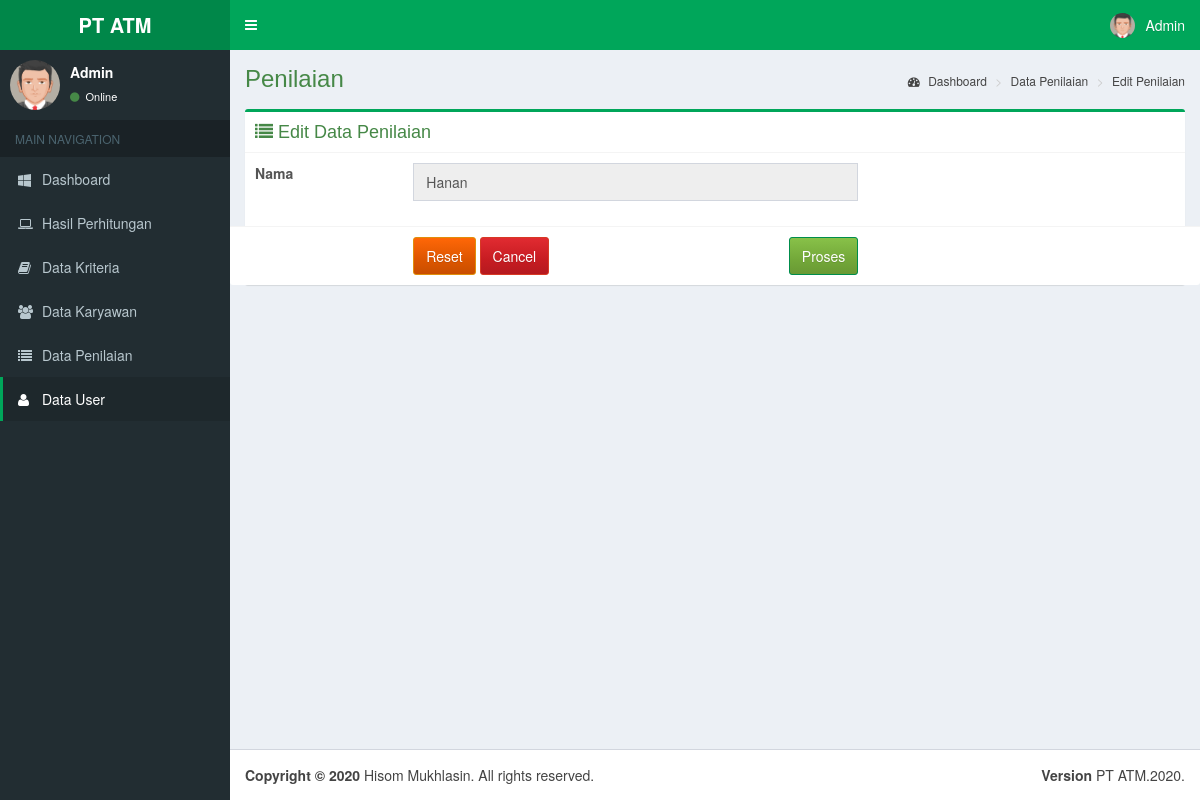
The page /edit-penilaian.php?id=1 (signed in) on the database as committed earlier.
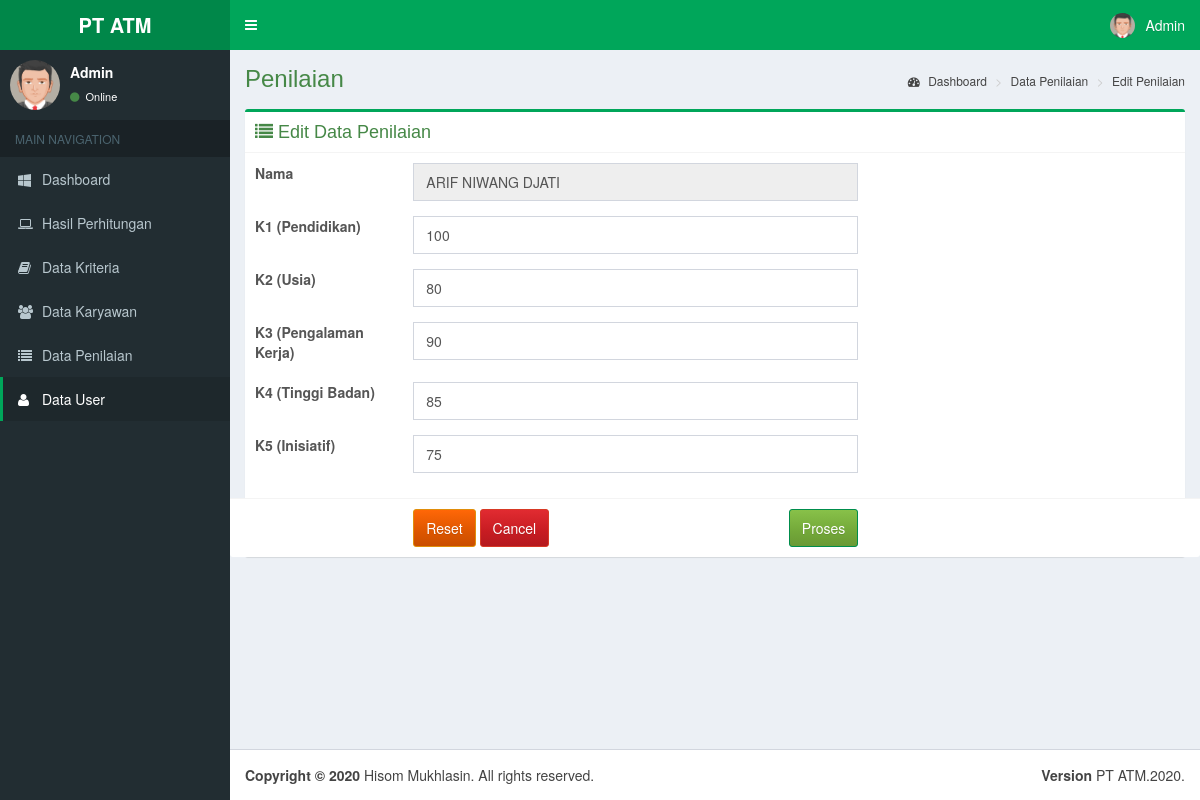
The same page on the database as committed later.
### tables this page shows
CREATE TABLE `karyawan` (
  `id_karyawan` int(11) NOT NULL AUTO_INCREMENT,
  `foto` varchar(100) NOT NULL DEFAULT '',
  `nama` varchar(100) NOT NULL,
  `email` varchar(100) NOT NULL,
  `nomor_telepon` varchar(20) NOT NULL,
  `alamat` varchar(255) NOT NULL,
  `jenis_kelamin` varchar(10) NOT NULL,
  `password` varchar(255) NOT NULL DEFAULT '',
  PRIMARY KEY (`id_karyawan`)
);

CREATE TABLE `nilai` (
  `id_nilai` int(11) NOT NULL AUTO_INCREMENT,
  `id_karyawan` int(11) NOT NULL,
  `id_kriteria` int(11) NOT NULL,
  `id_sub_kriteria` int(11) NOT NULL,
  `bobot` float NOT NULL,
  `value` varchar(100) NOT NULL DEFAULT '',
  `nilai` float DEFAULT '0',
  PRIMARY KEY (`id_nilai`)
);

CREATE TABLE `kriteria` (
  `id_kriteria` int(11) NOT NULL AUTO_INCREMENT,
  `kriteria` varchar(50) NOT NULL,
  `cost_benefit` varchar(10) NOT NULL,
  `tipe` varchar(10) NOT NULL DEFAULT 'Option',
  `limit` tinyint(1) NOT NULL,
  PRIMARY KEY (`id_kriteria`)
);

### edit-penilaian.php (the view, shortened to what this page needs)
<?php
include 'dbconf.php';
$id = $_GET['id'];
$result = $mysqli->query("SELECT *  FROM `karyawan` WHERE `id_karyawan` = " . $id);
$karyawan = $result->fetch_assoc();
?>
<!DOCTYPE html>
<html>
<head>
	<?php include 'layout/head.php'; ?>
</head>
<body class="hold-transition fixed skin-green sidebar-mini">
<div class="wrapper">
	<header class="main-header">
		<?php include 'layout/header.php'; ?>
	</header>
	<aside class="main-sidebar">
		<?php include 'layout/sidebar.php'; ?>
	</aside>
	<div class="content-wrapper">
		<section class="content-header">
			<h1 class="text-success">Penilaian</h1>
			<ol class="breadcrumb">
				<li><a href="dashboard-ui.php"><i class="fa fa-dashboard"></i> Dashboard</a></li>
				<li><a href="penilaian.php">Data Penilaian</a></li>
				<li><a href="edit-penilaian.php">Edit Penilaian</a></li>
			</ol>
		</section>
		<section class="content">
			<div class="box box-success">
				<div class="box-header with-border">
					<h3 class="box-title text-success"><i class="fa fa-list"> </i> Edit Data Penilaian</h3>
				</div>
				<form class="form-horizontal" enctype="multipart/form-data" method="post" action="proses-edit-penilaian.php?id=<?php echo $_GET['id']; ?>">
					<div class="row">
						<div class="col-xs-12">
							<?php
							$sql = "SELECT
								`nilai`.`id_nilai`,`kriteria`.`kriteria`,`nilai`.`value`,`nilai`.`nilai`
								FROM `nilai`
								JOIN `kriteria` ON `kriteria`.`id_kriteria` = `nilai`.`id_kriteria`
								WHERE `nilai`.`id_karyawan` = " . $id;
							$data = $mysqli->query($sql);
							?>
							<div class="box-body">
								<div class="form-group">
									<label for="nama" class="col-sm-2">Nama</label>
									<div class="col-sm-6">
										<input type="text" class="form-control" name="nama" id="nama" value="<?php echo $karyawan['nama']; ?>" placeholder="Nama" required readonly=""/>
									</div>
								</div>
								<?php if ($data->num_rows > 0): $no = 1; ?>
									<?php while ($row = $data->fetch_assoc()): ?>
										<div class="form-group">
											<label for="k1" class="col-sm-2">K<?php echo $no ?> (<?php echo $row['kriteria']?>)</label>
											<div class="col-sm-6">
												<input type="number" min="1" max="100" class="form-control" name="nilai[<?php echo $row['id_nilai'] ?>]" id="k<?php echo $no; ?>" required
												       placeholder="Bobot <?php echo $no++; ?>" value="<?php echo $row['nilai']; ?>">
											</div>
										</div>
									<?php endwhile; ?>
								<?php endif; ?>
							</div>
							<div class="box-footer row">
								<div class="col-sm-6 col-sm-offset-2">
									<button type="reset" class="btn btn-warning">Reset</button>
									<a type="button" class="btn btn-danger" href="penilaian.php">Cancel</a>
									<button type="submit" class="btn btn-success pull-right">Proses</button>
								</div>
							</div>
						</div>
					</div>
				</form>
			</div>
		</section>
	</div>
	<footer class="main-footer">
		<?php include 'layout/footer.php'; ?>
	</footer>
</div>
</body>
</html>

Rows that differ between the two databases and show on the page:
changed karyawan: nama "Hanan" → "ARIF NIWANG DJATI"
now on this page (row edited): nilai: id_kriteria.kriteria "Pendidikan", nilai "100"
now on this page (row edited): nilai: id_kriteria.kriteria "Usia", nilai "80"
now on this page (row edited): nilai: id_kriteria.kriteria "Pengalaman Kerja", nilai "90"
added nilai: id_kriteria.kriteria "Tinggi Badan", nilai "85"
added nilai: id_kriteria.kriteria "Inisiatif", nilai "75"
